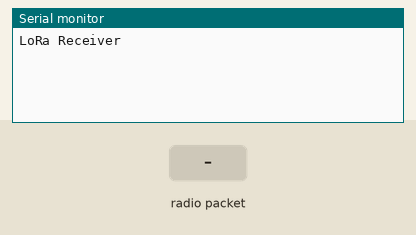
This sketch was run on a simulated Arduino Uno, built with avr-gcc and run on an emulated ATmega328P. Parts: the last lines printed to the serial monitor. The test bench sets the inputs (shaded band). No radio packets arrive unless stated.

Above: at 1.2 s.
1.3 s: radio packet "1" arrives
At 1.7 s:
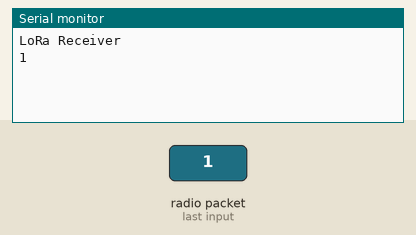
2.8 s: radio packet "0" arrives
At 4.0 s:
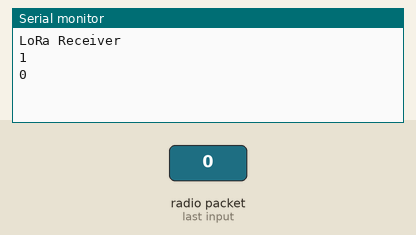
4.3 s: radio packet "2" arrives
At 5.1 s:
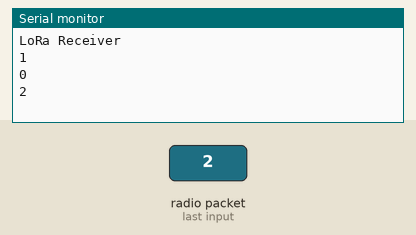

Measured:
- after the input at 1.3 s, the serial monitor: prints a new line at once (image 1)
- after the input at 2.8 s, the serial monitor: prints a new line at once (image 2)
- after the input at 4.3 s, the serial monitor: prints a new line at once (image 3)

The sketch:

Receptor.ino
```cpp
#include <SPI.h>
#include <LoRa.h>

void setup() {
  Serial.begin(9600);
  while (!Serial);

  Serial.println("LoRa Receiver");

  if (!LoRa.begin(433E6)) {
    Serial.println("Starting LoRa failed!");
    while (1);
  }
}

void loop() {
  // try to parse packet
  int packetSize = LoRa.parsePacket();
  if (packetSize) {
    // received a packet
    String receivedData = "";

    // read packet
    while (LoRa.available()) {
      receivedData += (char)LoRa.read();
    }

    // send received data to serial
    Serial.println(receivedData);
  }
    delay(10);
}
```
